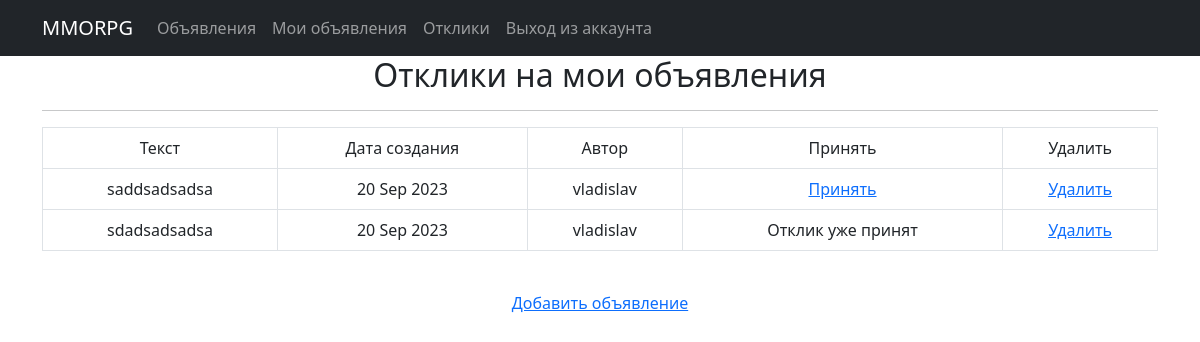
The page /user_replies/ (signed in) on the database as committed earlier.
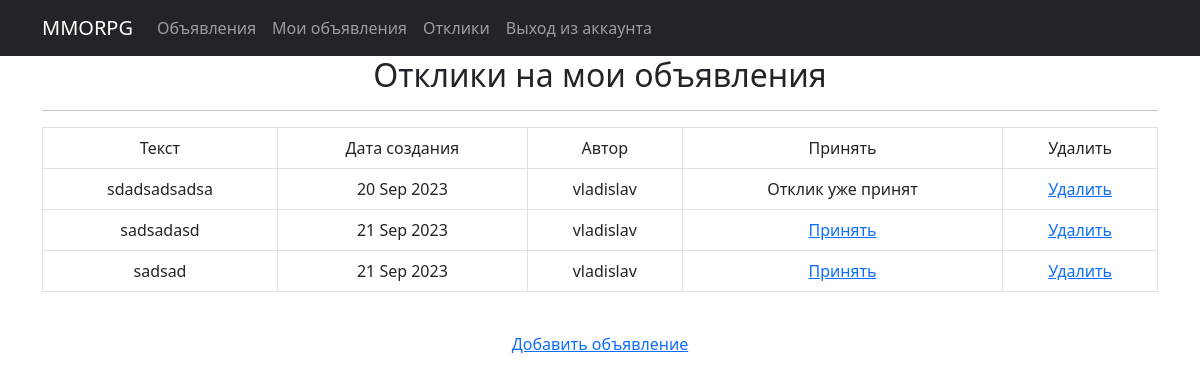
The same page on the database as committed later.
### mmo/models.py (models this page shows, shortened)
class Reply(models.Model):
    reply_text = models.TextField()
    time_create = models.DateTimeField(auto_now_add=True)
    user = models.ForeignKey(User, on_delete=models.CASCADE, null=True)
    post = models.ForeignKey(Post, on_delete=models.CASCADE, null=True)
    accepted = models.BooleanField(default=False)

### mmo/views.py (the view)
# urls.py: path('user_replies/', user_replies, name='user_replies'),
@login_required
def user_replies(request):
    current_user = request.user
    posts = Post.objects.filter(user=current_user).order_by('-time_create')
    replies = Reply.objects.filter(post__user = current_user)
    return render(request, 'user_replies.html', {'posts': posts, 'replies': replies})

### templates/user_replies.html (shortened to what this page needs)
{% extends 'flatpages/default.html' %}
{% block content %}
    <h2 style="text-align: center;">Отклики на мои объявления</h2>
    <hr>
        {% if replies %}
        <table class="table table-bordered">
            <tr>
                <td>Текст</td>
                <td>Дата создания</td>
                <td>Автор</td>
                <td>Принять</td>
                <td>Удалить</td>
            </tr>
            {% for reply in replies %}
            <tr>
                <td>{{ reply.reply_text }}</a></td>
                <td>{{ reply.time_create|date:'d M Y' }}</td>
                <td>{{ reply.user }}</td>
                <td>
                    {% if reply.accepted %}
                        Отклик уже принят
                    {% else %}
                    <a href="{% url 'accept_reply' reply.id %}">Принять</a>
                    {% endif %}
                </td>
                <td><a href="{% url 'reply_delete' reply.id %}">Удалить</a></td>
            </tr>
            {% endfor %}
        </table>
        {% else %}
        <h2>У вас нет объявлений, Вы можете добавить новое</h2>
        {% endif %}
    <br>
    <a href="{% url 'post_create' %}">Добавить объявление</a>
{% endblock content %}

### templates/flatpages/default.html (shortened to what this page needs)
<!DOCTYPE html>
<html lang="en">
    <head>
        {% load static %}
        <link href="{% static 'css/styles.css' %}" rel="stylesheet" />
    </head>
    <body>
        <nav class="navbar navbar-expand-lg navbar-dark bg-dark static-top">
            <div class="container">
                <a class="navbar-brand" href="/">MMORPG</a>
                <div class="collapse navbar-collapse" id="navbarResponsive">
                    <ul class="navbar-nav ml-auto">
                        <li class="nav-item active">
                            <a class="nav-link" href="/">Объявления</a>
                        </li>
                        {% if user.is_authenticated %}
                        <li class="nav-item">
                            <a class="nav-link" href="{% url 'user_posts' %}">Мои объявления</a>
                        </li>
                        <li class="nav-item">
                            <a class="nav-link" href="{% url 'user_replies' %}">Отклики</a>
                        </li>
                        <li class="nav-item">
                            <a class="nav-link" href="{% url 'account_logout' %}">Выход из аккаунта</a>
                        </li>
                        {% endif %}
                    </ul>
                </div>
            </div>
         </nav>
        <div class="container">
            <div class="row">
                <div class="col-lg-12 text-center">
                    {% block content %}{% endblock content %}
                </div>
            </div>
         </div>
    </body>
</html>

Rows that differ between the two databases and show on the page:
removed Reply: reply_text "saddsadsadsa", time_create "20 Sep 2023", user "vladislav", accepted "Принять"
added Reply: reply_text "sadsadasd", time_create "21 Sep 2023", user "vladislav", accepted "Принять"
added Reply: reply_text "sadsad", time_create "21 Sep 2023", user "vladislav", accepted "Принять"
